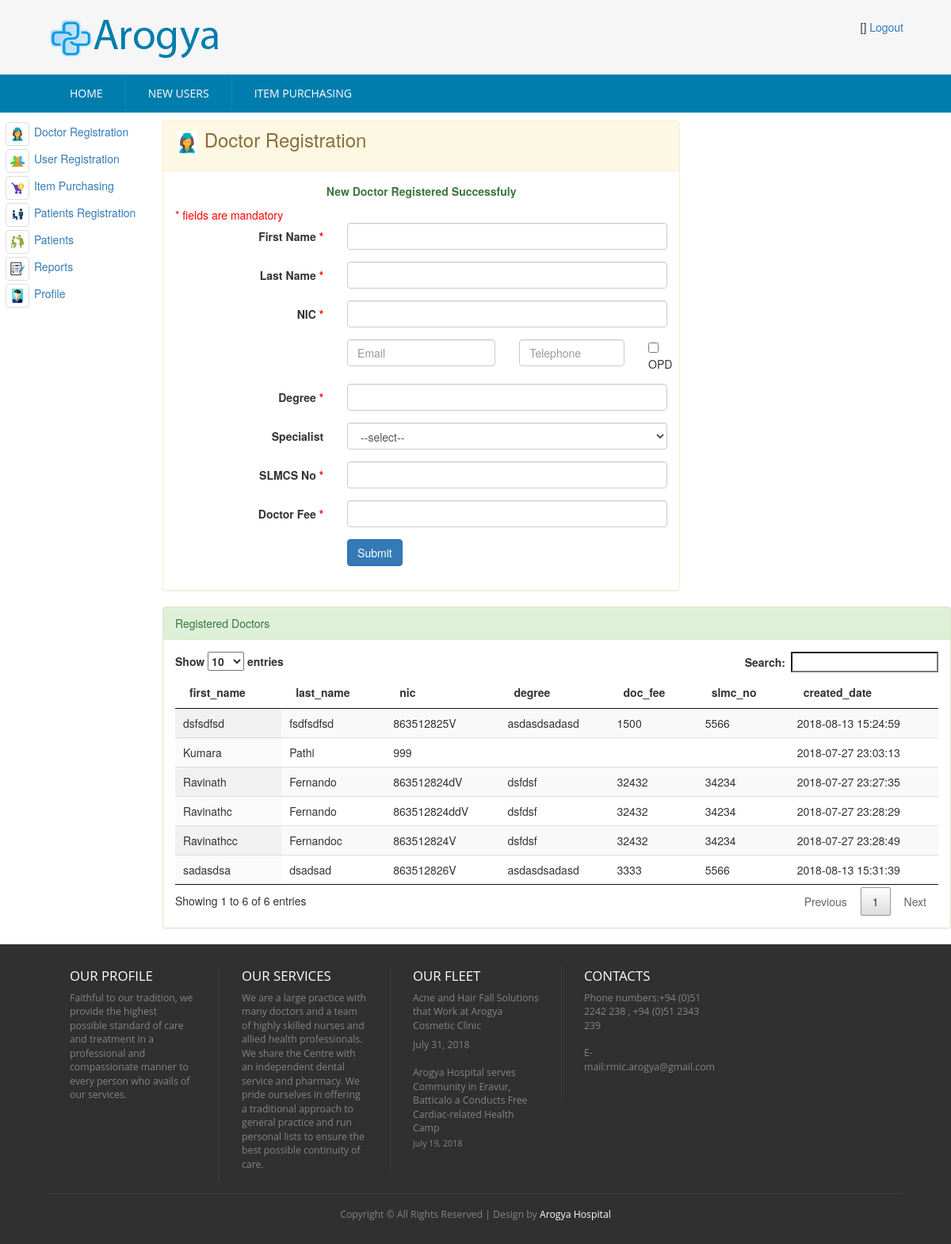
Before: /index.php/admin_controller/DoctorRegistration with the older database file.
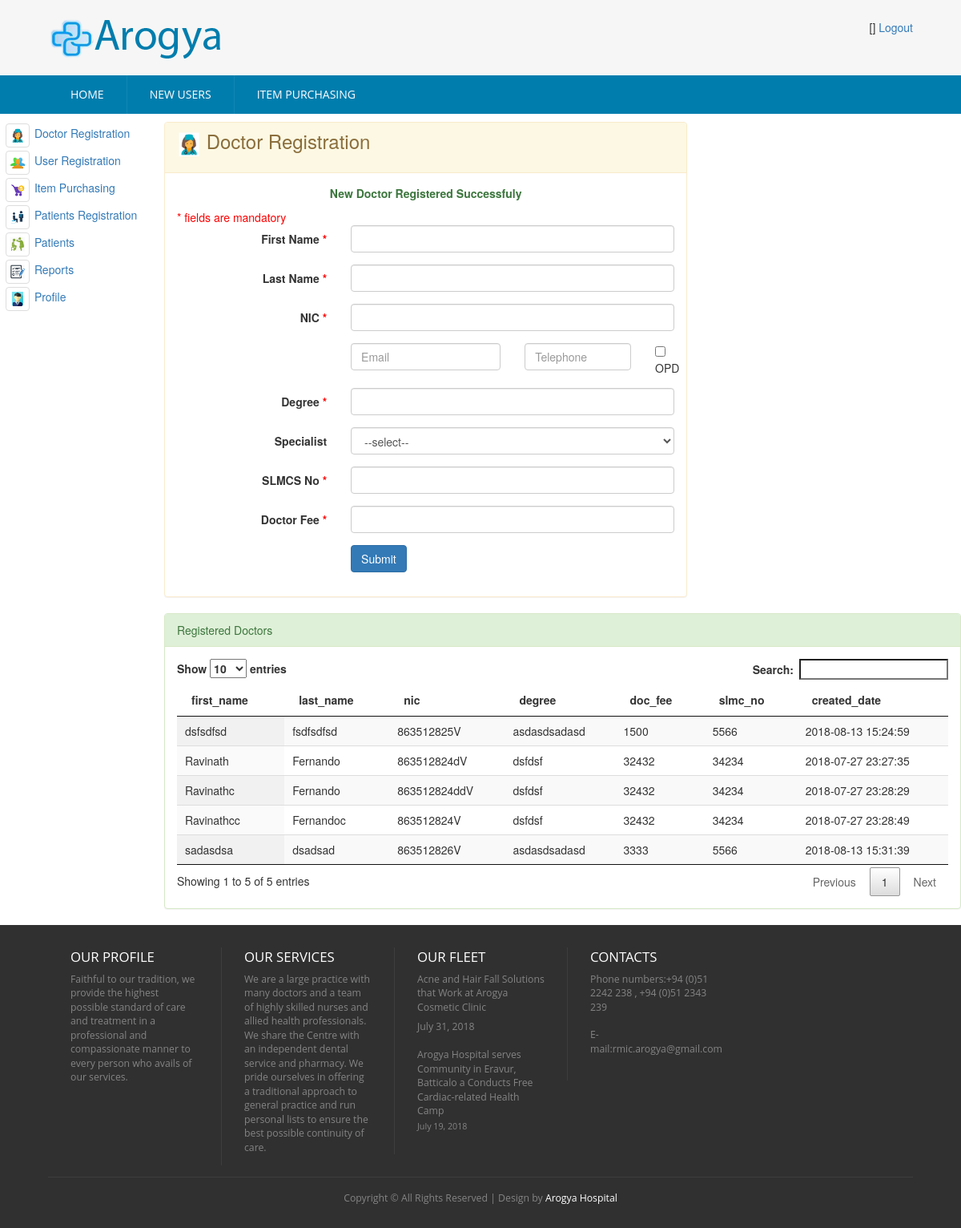
After: the same page with the newer database file.
### tables this page shows
CREATE TABLE `hms_doctor` (
  `id` int(5) NOT NULL AUTO_INCREMENT,
  `first_name` varchar(100) DEFAULT NULL,
  `last_name` varchar(100) DEFAULT NULL,
  `nic` varchar(12) DEFAULT NULL,
  `pword` text,
  `email` varchar(50) DEFAULT NULL,
  `telephone` varchar(20) DEFAULT NULL,
  `degree` varchar(200) DEFAULT NULL,
  `specialist_id` int(5) DEFAULT NULL,
  `doc_fee` int(5) DEFAULT NULL,
  `slmc_no` varchar(20) DEFAULT NULL,
  `status_code` varchar(20) DEFAULT 'ACTIVE',
  `category` varchar(20) DEFAULT 'OPD',
  `created_date` timestamp NOT NULL DEFAULT CURRENT_TIMESTAMP,
  `created_user` int(5) DEFAULT NULL,
  `user_role` varchar(20) DEFAULT 'DOCTOR',
  PRIMARY KEY (`id`)
);

### application/controllers/Admin_Controller.php (called while the page is built, shortened)
<?php
class Admin_Controller extends CI_Controller {
    public function DoctorRegistration() {
        $this->load->model(array('Doctor'));
        $doctor = new Doctor();
        $doctor->getPostData();
        $doctor->created_user = $this->session->userdata('userbean')->id;
        $db_error = $this->db->error();
        if (!empty($db_error)) {
            $data['msg'] = '<p class="text-error"> Invalid or duplicate entry found </p>';
        } else {
            $data['msg'] = '<p class="text-success">New registration has been successful, please login ,<br> Patient Reg No ' . $patient->id . ' </p>';
        }
        $doctor_list = $doctor->get();
        $data['doctor_list'] = $doctor_list;
        $data['msg'] = '<p class="text-success">New Doctor Registered Successfuly</p>';
        $this->load->view('admin/admin-doctor-registration', $data);
    }
}

### index.php (called while the page is built, shortened)
<?php
require_once BASEPATH.'core/CodeIgniter.php';

### application/core/my_model.php (called while the page is built, shortened)
<?php
class MY_Model extends CI_Model{
    private function insert(){
        $this->db->insert($this::DB_TABLE,$this);
    }
    public function get($limit=0,$offset = 0) {
        if($limit){
            $query = $this->db->get($this::DB_TABLE,$limit,$offset);
        }else{
            $query = $this->db->get($this::DB_TABLE);
        }
        $ret_val = array();
        foreach ($query->result() as $row) {
            $model = new $class;
            $model->populate($row);
            $ret_val[$row->{$this::DB_TABLE_PK}] = $model;
        }
        return $ret_val;
    }
}

### application/views/admin/admin-doctor-registration.php (the view, shortened to what the rows shown need)
<!DOCTYPE HTML>
<html>
    <head>
        <link href="<?php echo base_url('css/style.css'); ?>" rel="stylesheet" type="text/css"  media="all" />
        <link href="<?php echo base_url('css/bootstrap.css'); ?>" rel="stylesheet" type="text/css"/>
        <link rel="stylesheet" href="<?php echo base_url('css/responsiveslides.css') ?>">
    </head>
    <body>
        <div class="content">
            <div class="row">
                <div class="col-md-10">
                    <div class="panel panel-success">
                        <div class="panel-body">
                            <table id="example" class="display" cellspacing="0" width="100%">
                                <thead>
                                    <tr>
                                        <th>first_name</th>
                                        <th>last_name</th>
                                        <th>nic</th>
                                        <th>degree</th>
                                        <th>doc_fee</th>
                                        <th>slmc_no</th>
                                        <th>created_date</th>
                                    </tr>
                                </thead>
                                <tbody>
                                    <?php foreach ($doctor_list as $value) {
                                        ?>
                                        <tr>
                                            <td><?= $value->first_name ?></td>
                                            <td><?= $value->last_name ?></td>
                                            <td><?= $value->nic ?></td>
                                            <td><?= $value->degree ?></td>
                                            <td><?= $value->doc_fee ?></td>
                                            <td><?= $value->slmc_no ?></td>
                                            <td><?= $value->created_date ?></td>
                                        </tr>
                                        <?php
                                    }
                                    ?>
                                </tbody>
                            </table>
                            <link href="<?php echo base_url('css/jquery.dataTables.min.css'); ?>" rel="stylesheet" type="text/css"/>
                        </div>
                    </div>
                </div>
            </div>
        </div>
    </body>
</html>

Changed rows visible on the page:
removed hms_doctor: first_name "Kumara", last_name "Pathi", nic "999", created_date "2018-07-27 23:03:13"
Other visible differences:
text written by a page script: "Show entries Search: Showing 1 to 6 of 6 entries Previous 1 Next" → "Show entries Search: Showing 1 to 5 of 5 entries Previous 1 Next"
